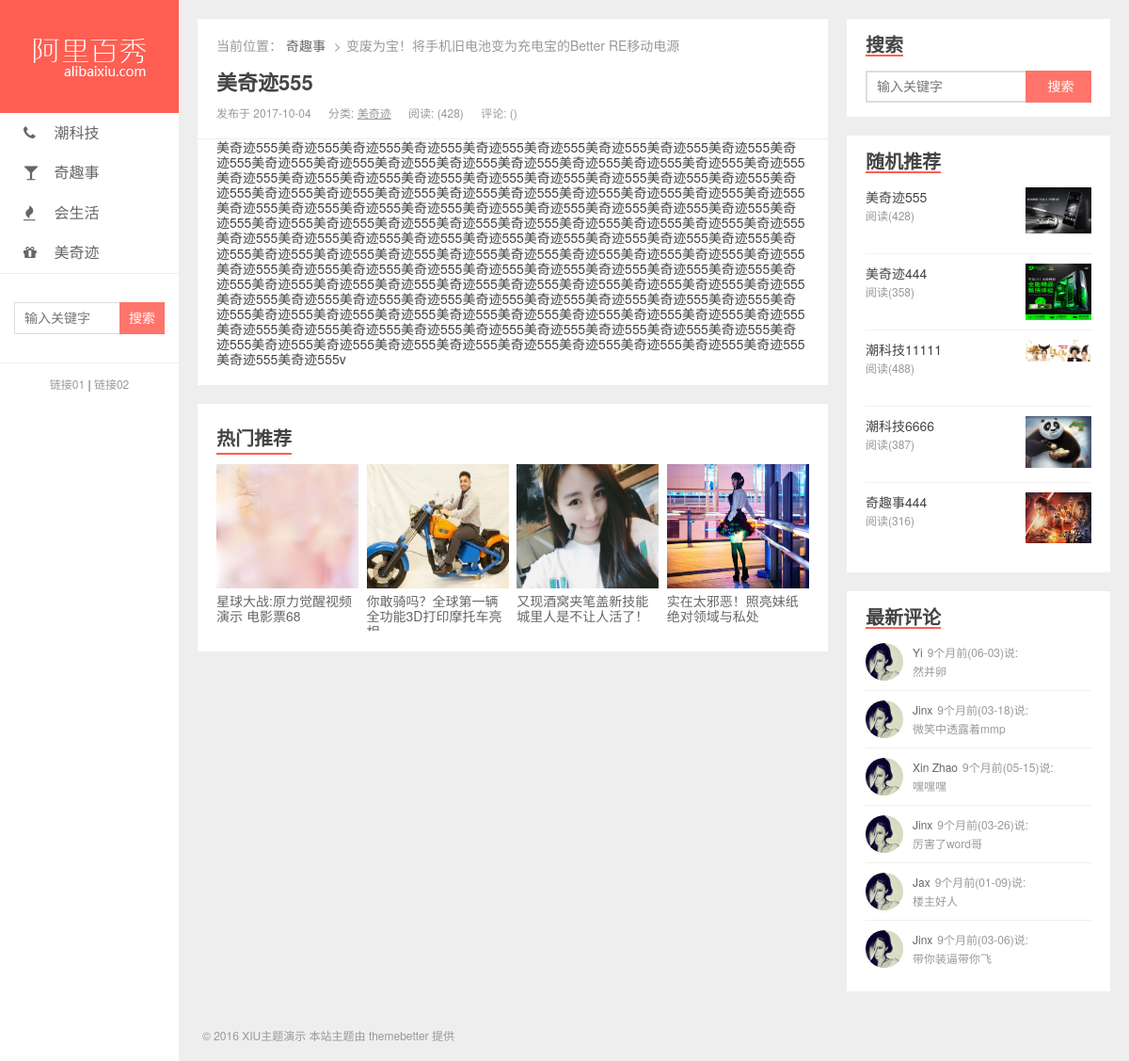
The page /detail.php?pid=25 on the database its author committed.
### tables this page shows
CREATE TABLE `ali_cate` (
  `cate_id` tinyint(3) unsigned NOT NULL AUTO_INCREMENT,
  `cate_name` varchar(10) NOT NULL COMMENT '分类名称',
  `cate_slug` varchar(10) NOT NULL COMMENT '分类别名',
  `cate_class` varchar(20) NOT NULL COMMENT '图标',
  `cate_state` tinyint(4) NOT NULL COMMENT '分类状态 1启用  2禁用',
  `cate_show` tinyint(4) NOT NULL COMMENT '是否显示在首页的导航条中 1显示 2不显示',
  PRIMARY KEY (`cate_id`),
  UNIQUE KEY `cate_name` (`cate_name`),
  UNIQUE KEY `cate_slug` (`cate_slug`)
);

CREATE TABLE `ali_post` (
  `post_id` int(10) unsigned NOT NULL AUTO_INCREMENT,
  `post_title` varchar(30) NOT NULL COMMENT '标题',
  `post_slug` varchar(20) NOT NULL COMMENT '别名',
  `post_desc` varchar(100) NOT NULL DEFAULT '' COMMENT '描述',
  `post_content` text NOT NULL COMMENT '内容',
  `post_author` int(11) NOT NULL DEFAULT '1' COMMENT '作者，关联user表user_id',
  `post_cateid` int(11) NOT NULL DEFAULT '1' COMMENT '所属分类，关联cate表cate_id',
  `post_file` varchar(100) NOT NULL DEFAULT '1' COMMENT '封面图片',
  `post_addtime` int(11) NOT NULL COMMENT '添加时间',
  `post_updtime` int(11) NOT NULL COMMENT '修改时间',
  `post_click` int(11) NOT NULL COMMENT '点击次数',
  `post_good` int(11) NOT NULL COMMENT '赞次数',
  `post_bad` int(11) NOT NULL COMMENT '踩次数',
  `post_state` tinyint(4) NOT NULL DEFAULT '1' COMMENT '状态：1已发布、2草稿',
  PRIMARY KEY (`post_id`),
  UNIQUE KEY `post_title` (`post_title`),
  UNIQUE KEY `post_slug` (`post_slug`)
);

CREATE TABLE `ali_comment` (
  `cmt_id` int(10) unsigned NOT NULL AUTO_INCREMENT,
  `cmt_content` varchar(200) NOT NULL COMMENT '评论内容',
  `cmt_memid` int(10) unsigned NOT NULL COMMENT '评论人id',
  `cmt_userid` int(10) unsigned NOT NULL COMMENT '审核人id',
  `cmt_postid` int(10) unsigned NOT NULL COMMENT '文章id',
  `cmt_time` int(10) unsigned NOT NULL COMMENT '评论时间',
  `cmt_state` enum('批准','驳回') NOT NULL DEFAULT '驳回',
  PRIMARY KEY (`cmt_id`)
);

CREATE TABLE `ali_member` (
  `member_id` int(10) unsigned NOT NULL AUTO_INCREMENT,
  `member_name` varchar(20) NOT NULL COMMENT '会员名',
  `member_nickname` varchar(30) NOT NULL COMMENT '会员昵称',
  `member_pwd` char(32) NOT NULL COMMENT '会员密码',
  PRIMARY KEY (`member_id`),
  UNIQUE KEY `member_name` (`member_name`),
  UNIQUE KEY `member_nickname` (`member_nickname`)
);

### admin/tools/Mysql.conf.php (called while the page is built)
<?php
return array(
    'host' => 'localhost',
    'user' => 'root',
    'pwd'  => 'root',
    'dbname' => 'alishow',
    'charset' => 'utf8'
);

### admin/tools/Mysql.class.php (called while the page is built, shortened)
<?php
class Mysql{
    private $host;
    private $user;
    private $pwd;
    private $link;
    function __construct(){
        $info = include_once 'Mysql.conf.php';
        $this->host = $info['host'];
        $this->user = $info['user'];
        $this->pwd  = $info['pwd'];
        $this->dbname = $info['dbname'];
        $this->charset= $info['charset'];
    }
    function connect(){
        $this->link = mysql_connect($this->host, $this->user, $this->pwd);
    }
    function selectAll($sql){
        $this->res = mysql_query($sql, $this->link);
        $result = array();
        while($row = mysql_fetch_assoc($this->res)){
            $result[] = $row;
        }
        return $result;
    }
    function selectOne($sql){
        $this->res = mysql_query($sql, $this->link);
        return mysql_fetch_assoc($this->res);
    }
}

### left.php (the view)
<?php
include_once 'admin/tools/Mysql.class.php';
$m = new Mysql();
$sql = "select * from ali_cate where cate_show=1";
$cate_list = $m->selectAll($sql);
$sql = "select * from ali_post order by rand() limit 0,5";
$rand_post = $m->selectAll($sql);
$sql = "SELECT m.member_name,c.cmt_content,c.cmt_time FROM ali_comment c
 LEFT JOIN ali_member m ON c.cmt_memid=m.member_id
 ORDER BY c.cmt_time DESC LIMIT 0,6";
$new_comment = $m->selectAll($sql);
?>
<div class="header">
      <h1 class="logo"><a href="index.html"><img src="assets/img/logo.png" alt=""></a></h1>
      <ul class="nav">
        <?php foreach ($cate_list as $value):?>
        <li><a href="list.php?cid=<?=$value['cate_id'];?>">
            <i class="fa <?=$value['cate_class'];?>"></i>
            <?=$value['cate_name'];?></a>
        </li>
        <?php endforeach;?>
      </ul>
      <div class="search">
        <form>
          <input type="text" class="keys" placeholder="输入关键字">
          <input type="submit" class="btn" value="搜索">
        </form>
      </div>
      <div class="slink">
        <a href="javascript:;">链接01</a> | <a href="javascript:;">链接02</a>
      </div>
    </div>
 <div class="aside">
      <div class="widgets">
        <h4>搜索</h4>
        <div class="body search">
          <form>
            <input type="text" class="keys" placeholder="输入关键字">
            <input type="submit" class="btn" value="搜索">
          </form>
        </div>
      </div>
      <div class="widgets">
        <h4>随机推荐</h4>
        <ul class="body random">
          <?php foreach ($rand_post as $value):?>
          <li>
            <a href="javascript:;">
              <p class="title"><?=$value['post_title'];?></p>
              <p class="reading">阅读(<?=$value['post_click'];?>)</p>
              <div class="pic">
                <img src="/admin/uploads/<?=$value['post_file'];?>" alt="">
              </div>
            </a>
          </li>
          <?php endforeach;?>
        </ul>
      </div>
      <div class="widgets">
        <h4>最新评论</h4>
        <ul class="body discuz">
<?php foreach ($new_comment as $value):?>
<li>
<a href="javascript:;">
  <div class="avatar">
    <img src="uploads/avatar_1.jpg" alt="">
  </div>
  <div class="txt">
    <p>
      <span><?=$value['member_name'];?></span>9个月前(<?=date('m-d', $value['cmt_time']);?>)说:
    </p>
    <p><?=$value['cmt_content'];?></p>
  </div>
</a>
</li>
<?php endforeach;?>
        </ul>
      </div>
    </div>

### detail.php (shortened to what this page needs)
<!DOCTYPE html>
<html lang="zh-CN">
<head>
  <link rel="stylesheet" href="assets/css/style.css">
  <link rel="stylesheet" href="assets/vendors/font-awesome/css/font-awesome.css">
</head>
<body>
  <div class="wrapper">
    <?php
    include_once 'left.php';
    $post_id = $_GET['pid'];
    $sql = "SELECT post_id,post_title,post_desc,post_file,post_click,post_good,
       post_addtime,user_nickname,cate_name,num,post_content FROM ali_post p
  LEFT JOIN ali_cate c ON p.post_cateid=c.cate_id
  LEFT JOIN ali_user u ON p.post_author=u.user_id
  LEFT JOIN (SELECT cmt_postid,COUNT(*) num FROM ali_comment GROUP BY cmt_postid) cmt
       ON cmt.cmt_postid=p.post_id
  WHERE post_id=$post_id";
    $post_info = $m->selectOne($sql);
    ?>
    <div class="content">
      <div class="article">
        <div class="breadcrumb">
          <dl>
            <dt>当前位置：</dt>
            <dd><a href="javascript:;">奇趣事</a></dd>
            <dd>变废为宝！将手机旧电池变为充电宝的Better RE移动电源</dd>
          </dl>
        </div>
        <h2 class="title">
          <a href="javascript:;"><?=$post_info['post_title'];?></a>
        </h2>
        <div class="meta">
          <span><?=$post_info['user_nickname'];?> 发布于 <?=date('Y-m-d', $post_info['post_addtime']);?></span>
          <span>分类: <a href="javascript:;"><?=$post_info['cate_name'];?></a></span>
          <span>阅读: (<?=$post_info['post_click'];?>)</span>
          <span>评论: (<?=$post_info['num'];?>)</span>
        </div>
        <div><?=htmlspecialchars_decode($post_info['post_content']);?></div>
      </div>
      <div class="panel hots">
        <h3>热门推荐</h3>
        <ul>
          <li>
            <a href="javascript:;">
              <img src="uploads/hots_2.jpg" alt="">
              <span>星球大战:原力觉醒视频演示 电影票68</span>
            </a>
          </li>
          <li>
            <a href="javascript:;">
              <img src="uploads/hots_3.jpg" alt="">
              <span>你敢骑吗？全球第一辆全功能3D打印摩托车亮相</span>
            </a>
          </li>
          <li>
            <a href="javascript:;">
              <img src="uploads/hots_4.jpg" alt="">
              <span>又现酒窝夹笔盖新技能 城里人是不让人活了！</span>
            </a>
          </li>
          <li>
            <a href="javascript:;">
              <img src="uploads/hots_5.jpg" alt="">
              <span>实在太邪恶！照亮妹纸绝对领域与私处</span>
            </a>
          </li>
        </ul>
      </div>
    </div>
    <div class="footer">
      <p>© 2016 XIU主题演示 本站主题由 themebetter 提供</p>
    </div>
  </div>
</body>
</html>

### rows shown on the page
ali_cate: cate_name "潮科技"
ali_cate: cate_name "奇趣事"
ali_cate: cate_name "会生活"
ali_cate: cate_name "美奇迹"
ali_post: post_title "美奇迹555", post_click "428", post_file (picture), post_addtime "2017-10-04", ali_cate.cate_name "美奇迹", post_content "美奇迹555美奇迹555美奇迹555美奇迹555美奇迹555美奇迹555美奇迹555美奇迹555美奇迹555美奇迹555美奇迹555美奇迹555美奇迹555美奇迹555美奇迹555美奇迹555美奇迹555美奇迹555美奇迹555美奇迹555美奇迹555美奇迹555美奇迹555美奇迹555美奇迹555美奇迹555美奇迹555美奇迹555美奇迹555美奇迹555美奇迹555美奇迹555美奇迹555美奇迹555美奇迹555美奇迹555美奇迹555美奇迹555美奇迹555美奇迹555美奇迹555美奇迹555美奇迹555美奇迹555美奇迹555美奇迹555美奇迹555美奇迹555美奇迹555美奇迹555美奇迹555美奇迹555美奇迹555美奇迹555美奇迹555美奇迹555美奇迹555美奇迹555美奇迹555美奇迹555美奇迹555美奇迹555美奇迹555美奇迹555美奇迹555美奇迹555美奇迹555美奇迹555美奇迹555美奇迹555美奇迹555美奇迹555美奇迹555美奇迹555美奇迹555美奇迹555美奇迹555美奇迹555美奇迹555美奇迹555美奇迹555美奇迹555美奇迹555美奇迹555美奇迹555美奇迹555美奇迹555美奇迹555美奇迹555美奇迹555美奇迹555美奇迹555美奇迹555美奇迹555美奇迹555美奇迹555美奇迹555美奇迹555美奇迹555美奇迹555美奇迹555美奇迹555美奇迹555美奇迹555美奇迹555美奇迹555美奇迹555美奇迹555美奇迹555美奇迹555美奇迹555美奇迹555美奇迹555美奇迹555美奇迹555美奇迹555美奇迹5…"
ali_post: post_title "美奇迹444", post_click "358", post_file (picture)
ali_post: post_title "潮科技11111", post_click "488", post_file (picture)
ali_post: post_title "潮科技6666", post_click "387", post_file (picture)
ali_post: post_title "奇趣事444", post_click "316", post_file (picture)
ali_comment: ali_member.member_name "Yi", cmt_time "06-03", cmt_content "然并卵"
ali_comment: ali_member.member_name "Jinx", cmt_time "03-18", cmt_content "微笑中透露着mmp"
ali_comment: ali_member.member_name "Xin Zhao", cmt_time "05-15", cmt_content "嘿嘿嘿"
ali_comment: ali_member.member_name "Jinx", cmt_time "03-26", cmt_content "厉害了word哥"
ali_comment: ali_member.member_name "Jax", cmt_time "01-09", cmt_content "楼主好人"
ali_comment: ali_member.member_name "Jinx", cmt_time "03-06", cmt_content "带你装逼带你飞"
